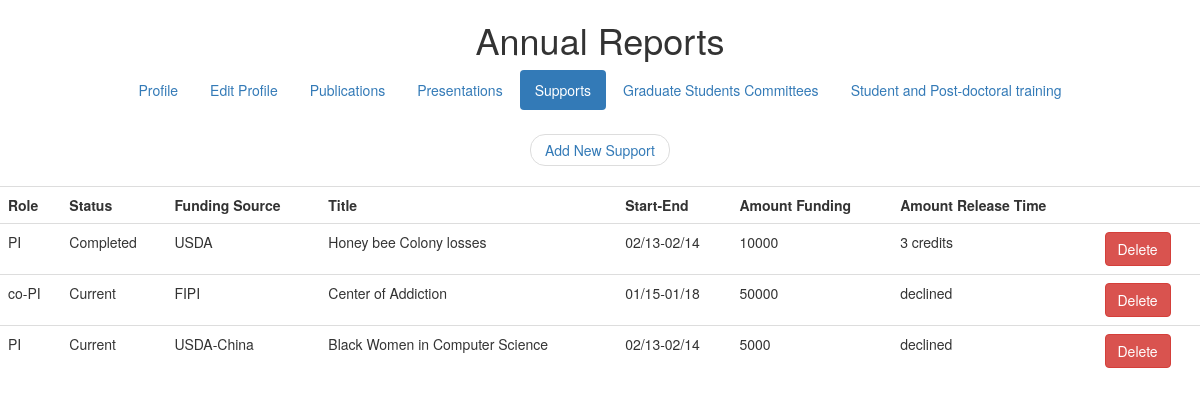
/support.php (signed in), run on the app's committed database.
### tables this page shows
CREATE TABLE `support` (
  `support_id` int(9) NOT NULL AUTO_INCREMENT,
  `role` varchar(15) DEFAULT NULL,
  `status` varchar(20) DEFAULT NULL,
  `source` varchar(20) DEFAULT NULL,
  `title` varchar(140) DEFAULT NULL,
  `startend` varchar(12) DEFAULT NULL,
  `amount_fund` int(12) DEFAULT NULL,
  `amount_time` varchar(20) DEFAULT NULL,
  `UserNameID` int(9) DEFAULT NULL,
  PRIMARY KEY (`support_id`)
);

### support.php (the view, shortened to what this page needs)
<?php
$servername = "localhost";
$username = "cdejesus";
$password = "chrisoname@gmail.com";
$dbname = "informes";
$con = new mysqli($servername, $username, $password, $dbname);
?>
<!DOCTYPE html>
<html lang="en">
  <head>
    <link href="css/bootstrap.min.css" rel="stylesheet">
        <link rel="stylesheet" type="text/css" href="css/custom.css">
  </head>
<?php
function AllPres($con){
                $sql_temp = "Select * from support where UserNameID = %u;";
		$query = sprintf($sql_temp, $_SESSION['UserNameID']);
                $result = $con->query($query);
		echo "<table class='table'> ";
		echo "<th> Role </th>";
		echo "<th> Status </th>";
		echo "<th> Funding Source </th>";
		echo "<th> Title </th>";
		echo "<th> Start-End </th>";
		echo "<th> Amount Funding </th>";
	  echo "<th> Amount Release Time </th>";
    echo "<th>  </th>";
		while($row = $result->fetch_assoc()) {
  			echo "<tr>";
			echo "<td>".$row["role"]."</td>" ;
			echo "<td>".$row["status"]."</td>" ;
			echo "<td>".$row["source"]."</td>" ;
			echo "<td>".$row["title"]."</td>" ;
			echo "<td>".$row["startend"]."</td>" ;
			echo "<td>".$row["amount_fund"]."</td>" ;
  		echo "<td>".$row["amount_time"]."</td>" ;
              echo "<td><form> <input type='number' name='support_id' value='".$row["support_id"]."' hidden><button type='submit' class='btn btn-danger' formmethod='post' formaction='conecDelSupport.php' name='submit' value='submit'>Delete</button></form></td>";
			echo "</tr>" ;
        		}
		echo "</table>";
                }
?>
</body>
  <body>
<center>
   <h1>Annual Reports</h1>
<div class="row">
  <div class="span12 centered-pills">
     <ul class="nav nav-pills">
        <li role="presentation"><a href="profile.php">Profile</a></li>
        <li role="presentation"><a href="editprofile.php">Edit Profile</a></li>
	<li role="presentation" ><a href="publicaciones.php">Publications</a></li>
	<li role="presentation" ><a href="presentaciones.php">Presentations</a></li>
	<li role="presentation" class="active"><a href="support.php">Supports</a></li>
	<li role="presentation"><a href="grad.php">Graduate Students Committees</a></li>
	<li role="presentation"><a href="training.php">Student and Post-doctoral training</a></li>
         </ul>
</div>
</div>
<nav>
  <ul class="pager">
    <li><a href="conecNewSupport.php">Add New Support</a></li>
  </ul>
</nav>
<?php
AllPres($con);
?>
  </body>
</html>

### css/custom.css (style rules this page uses)
.centered-pills { text-align:center; }
.centered-pills ul.nav-pills { display:inline-block; }
.centered-pills li { display:inline; }
.centered-pills a { float:left; }

### data on the page
support: role "PI", status "Completed", source "USDA", title "Honey bee Colony losses", startend "02/13-02/14", amount_fund "10000", amount_time "3 credits"
support: role "co-PI", status "Current", source "FIPI", title "Center of Addiction", startend "01/15-01/18", amount_fund "50000", amount_time "declined"
support: role "PI", status "Current", source "USDA-China", title "Black Women in Computer Science", startend "02/13-02/14", amount_fund "5000", amount_time "declined"
